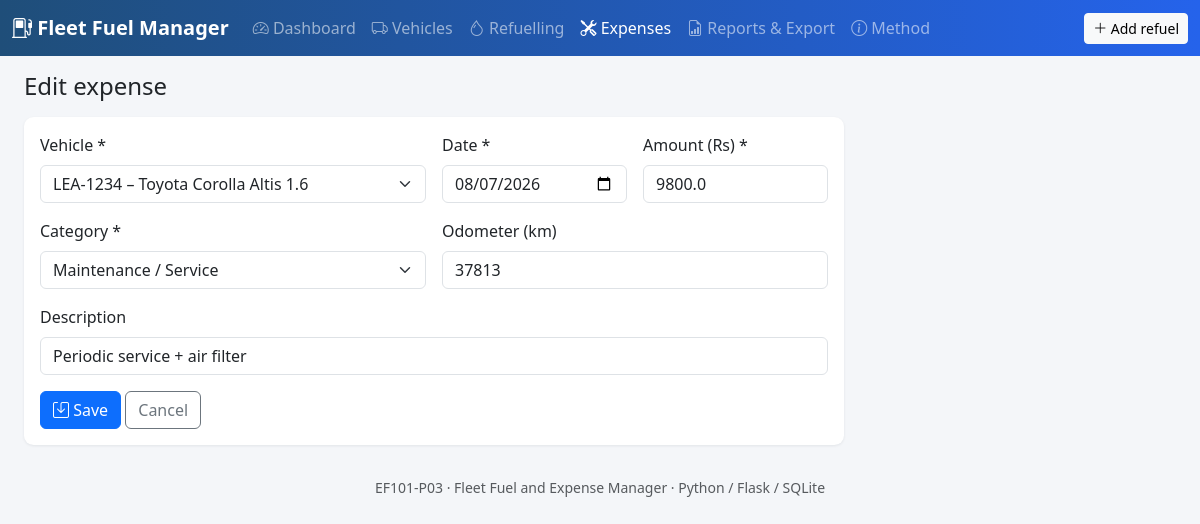
Page /expenses/2/edit on the committed database.
### tables this page shows
CREATE TABLE expenses (
    id          INTEGER PRIMARY KEY AUTOINCREMENT,
    vehicle_id  INTEGER NOT NULL REFERENCES vehicles(id),
    date        TEXT NOT NULL,           -- 'YYYY-MM-DD'
    category    TEXT NOT NULL,
    description TEXT,
    amount      REAL NOT NULL,
    odometer    REAL,
    created_at  TEXT NOT NULL DEFAULT (datetime('now'))
);

### app.py (the view)
@app.route("/expenses/new", methods=["GET", "POST"])
@app.route("/expenses/<int:eid>/edit", methods=["GET", "POST"])
def expense_form(eid=None):
    db = get_db()
    existing = db.execute("SELECT * FROM expenses WHERE id = ?", (eid,)).fetchone() if eid else None
    if request.method == "POST":
        f = request.form
        e = dict(vehicle_id=f.get("vehicle_id", type=int), date=f.get("date", ""),
                 category=f.get("category", ""), description=f.get("description", "").strip() or None,
                 amount=to_float(f.get("amount")),
                 odometer=to_float(f.get("odometer")) if f.get("odometer") else None)
        errors = []
        if not db.execute("SELECT 1 FROM vehicles WHERE id=?", (e["vehicle_id"],)).fetchone():
            errors.append("Select a vehicle.")
        try:
            if date.fromisoformat(e["date"]) > date.today():
                errors.append("Date cannot be in the future.")
        except ValueError:
            errors.append("Enter a valid date.")
        if e["category"] not in EXPENSE_CATEGORIES:
            errors.append("Choose a category.")
        if e["amount"] is None or e["amount"] <= 0:
            errors.append("Amount must be greater than zero.")
        if errors:
            for msg in errors:
                flash(msg, "danger")
        else:
            cols = list(e)
            if eid:
                db.execute(f"UPDATE expenses SET {', '.join(c + '=?' for c in cols)} WHERE id=?",
                           [e[c] for c in cols] + [eid])
            else:
                db.execute(f"INSERT INTO expenses ({', '.join(cols)}) VALUES ({', '.join('?' * len(cols))})",
                           [e[c] for c in cols])
            db.commit()
            flash("Expense saved.", "success")
            return redirect(url_for("expenses"))
        form = e
    else:
        form = dict(existing) if existing else dict(
            dict.fromkeys(["category", "description", "amount", "odometer"]),
            date=date.today().isoformat(), vehicle_id=request.args.get("vehicle_id", type=int))
    return render_template("expense_form.html", e=form, eid=eid, vehicles=all_vehicles(),
                           categories=EXPENSE_CATEGORIES)

### app.py (called while the page is built)
@app.context_processor
def inject_globals():
    return dict(CURRENCY=CURRENCY, today=date.today().isoformat())

def all_vehicles(active_only=False):
    sql = "SELECT * FROM vehicles"
    if active_only:
        sql += " WHERE active = 1"
    return get_db().execute(sql + " ORDER BY reg_no").fetchall()

### db.py (called while the page is built)
def connect(path=DB_PATH):
    os.makedirs(os.path.dirname(path), exist_ok=True)
    conn = sqlite3.connect(path)
    conn.row_factory = sqlite3.Row
    conn.execute("PRAGMA foreign_keys = ON")
    return conn

def get_db():
    if "db" not in g:
        g.db = connect()
    return g.db

### templates/expense_form.html (shortened to what this page needs)
{% extends 'base.html' %}
{% block content %}
<h1 class="h4 mb-3">{{ 'Edit expense' if eid else 'Add maintenance / other expense' }}</h1>
<form method="post" class="card" style="max-width:820px"><div class="card-body row g-3">
  <div class="col-md-6">
    <label class="form-label">Vehicle *</label>
    <select name="vehicle_id" class="form-select" required>
      {% for v in vehicles %}<option value="{{ v.id }}" {{ 'selected' if e.vehicle_id == v.id }}>{{ v.reg_no }} – {{ v.make_model }}{{ ' (inactive)' if not v.active }}</option>{% endfor %}
    </select>
  </div>
  <div class="col-md-3">
    <label class="form-label">Date *</label>
    <input type="date" name="date" class="form-control" required value="{{ e.date or '' }}" max="{{ today }}">
  </div>
  <div class="col-md-3">
    <label class="form-label">Amount ({{ CURRENCY }}) *</label>
    <input type="number" step="0.01" min="0.01" name="amount" class="form-control" required value="{{ e.amount if e.amount is not none else '' }}">
  </div>
  <div class="col-md-6">
    <label class="form-label">Category *</label>
    <select name="category" class="form-select" required>
      {% for c in categories %}<option {{ 'selected' if e.category == c }}>{{ c }}</option>{% endfor %}
    </select>
  </div>
  <div class="col-md-6">
    <label class="form-label">Odometer (km)</label>
    <input type="number" step="1" min="0" name="odometer" class="form-control" value="{{ e.odometer|int if e.odometer else '' }}">
  </div>
  <div class="col-12">
    <label class="form-label">Description</label>
    <input name="description" class="form-control" value="{{ e.description or '' }}">
  </div>
  <div class="col-12">
    <button class="btn btn-primary"><i class="bi bi-save"></i> Save</button>
    <a class="btn btn-outline-secondary" href="{{ url_for('expenses') }}">Cancel</a>
  </div>
</div></form>
{% endblock %}

### static/style.css (style rules this page uses)
body { background: #f4f6f9; }
.card { border: 0; box-shadow: 0 1px 3px rgba(15, 23, 42, .08); border-radius: .6rem; }

### rows in the picture
expenses: date "08/07/2026", amount "9800.0", odometer "37813", description "Periodic service + air filter"

### other values in the picture
{{ 'Edit expense' if eid else 'Add maintenance / other expense' }} "Edit expense"
{{ CURRENCY }} "Rs"
form field vehicle_id "LEA-1234 – Toyota Corolla Altis 1.6"
form field category "Maintenance / Service"
